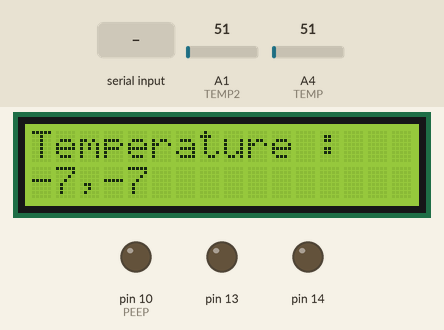
The sketch below on a simulated Arduino Mega 2560, built with avr-gcc and run on an emulated ATmega2560. Shown: 16×2 character LCD, output pins drawn as LEDs (lit = HIGH). Inputs (shaded band) come from the test bench; at power-on: A1 (TEMP2) = 51, A4 (TEMP) = 51.

Above: at 1.2 s.
1.3 s: "1\n" received over the second serial link
At 3.6 s:
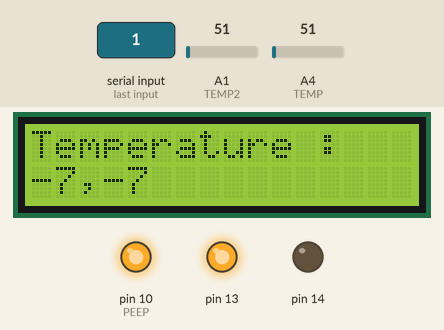
4.1 s: A1 (TEMP2) set to 61
At 5.4 s:
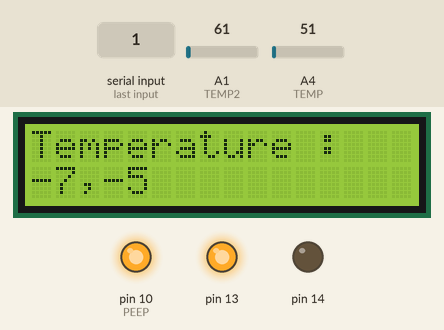
6.3 s: A4 (TEMP) set to 61
At 8.2 s:
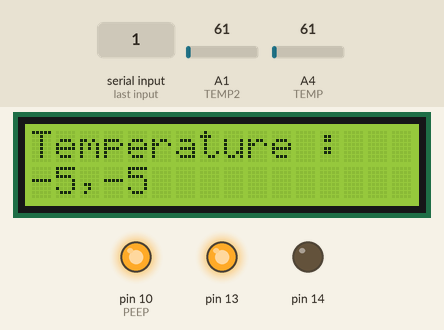
8.5 s: A1 (TEMP2) set to 71
At 10.4 s:
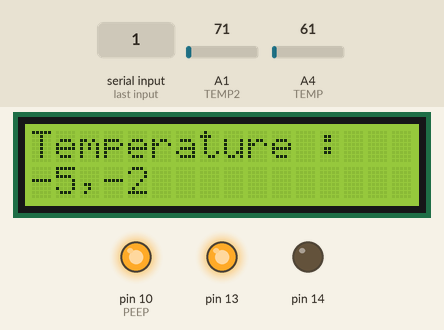
10.7 s: A4 (TEMP) set to 71
At 12.3 s:
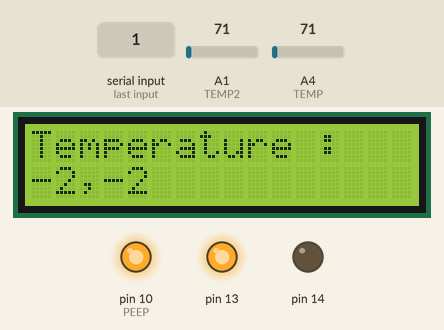
12.9 s: A1 (TEMP2) set to 86
At 14.1 s:
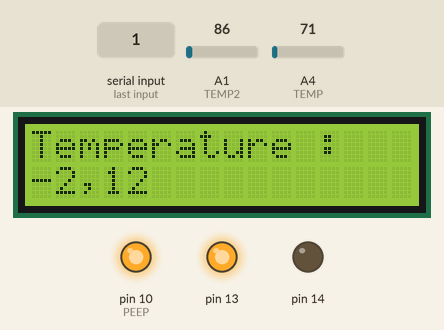
Timing chart, 0 to 15.9 s (numbered marks = the images above; inputs shaded):
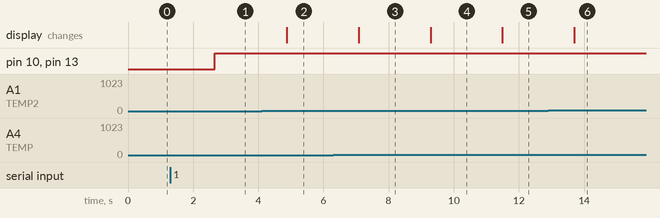

Measured:
- after the input at 1.3 s, pin 10 (PEEP), pin 13: LOW → HIGH after 1.4 s
- after the input at 4.1 s, the display: changes after 0.78 s (image 2)
- after the input at 6.3 s, the display: changes after 0.78 s (image 3)
- after the input at 8.5 s, the display: changes after 0.79 s (image 4)
- after the input at 10.7 s, the display: changes after 0.79 s (image 5)
- after the input at 12.9 s, the display: changes after 0.80 s (image 6)

The sketch:

galileo_board2.ino
```cpp
 //galileo 2
#include <LiquidCrystal.h>
//#include <Servo.h>
#include <pt.h>

#define PT_DELAY(pt, ms, ts) \
  ts = millis(); \
  PT_WAIT_WHILE(pt, millis()-ts < (ms));

//#define LDR A5
#define TEMP A4
#define TEMP2 A1
#define PEEP 10
#define SSR 10
#define MINR 110
#define MAXR 190

//Servo myservo;
struct pt pt_taskReqStr;
struct pt pt_taskSetAir;
struct pt pt_taskLight;
struct pt pt_taskTemp;
struct pt pt_taskSendSerial;

String reqStr = "";
char air1, air2;
int temp, temp2;
LiquidCrystal lcd (8,9,4,5,6,7);

PT_THREAD(taskReqStr(struct pt* pt)) {
  static uint32_t ts;
  PT_BEGIN(pt);
  while (1) {
    reqestSerial();
    PT_DELAY(pt, 600, ts);
  }
  PT_END(pt);
}

PT_THREAD(taskSetAir(struct pt* pt)) {
  static uint32_t ts;
  PT_BEGIN(pt);
  while (1) {
    setAir();
    PT_DELAY(pt, 600, ts);
  }
  PT_END(pt);
}

/*
PT_THREAD(taskLight(struct pt* pt)) {
  static uint32_t ts;
  PT_BEGIN(pt);
  while (1) {
    lightLoop();
    PT_DELAY(pt, 600, ts);
  }
  PT_END(pt);
}
*/

PT_THREAD(taskTemp(struct pt* pt)) {
  static uint32_t ts;
  PT_BEGIN(pt);
  while (1) {
    tempLoop();
    PT_DELAY(pt, 600, ts);
  }
  PT_END(pt);
}

PT_THREAD(taskSendSerial(struct pt* pt)) {
  static uint32_t ts;
  PT_BEGIN(pt);
  while (1) {
    sendSerial();
    PT_DELAY(pt, 600, ts);
  }
  PT_END(pt);
}

void reqestSerial() {
  //Serial.println(Serial1.available());
  if(Serial1.available() > 0) {
    reqStr = Serial1.readStringUntil('\r');
    //Serial.print(reqStr);
    air1 = reqStr[0];
    air2 = reqStr[2];
  }
}

void sendSerial() {
  Serial1.print(String(temp));
  Serial1.print(","+String(temp2));
  Serial1.print('\r');
}

void setAir() {
  // air
  //Serial.println(String(air1) + "," +String(air2));
  if(air1 == '1') {
    digitalWrite(SSR, HIGH);
    digitalWrite(13, HIGH);
  } else {
    digitalWrite(SSR, LOW);
    digitalWrite(13, LOW);
  }
  if(air2 == '1') {
    digitalWrite(14, HIGH);
  } else {
    digitalWrite(14, LOW);
  }
}

/*
int r = MINR;
void openServo() {
  for(; r <= MAXR; r += 5) {
    myservo.write(r);
    delay(50);
  }
}

void closeServo() {
  for(; r >= MINR; r -= 5) {
    myservo.write(r);
    delay(50);
  }
}
*/
/*
void lightLoop() {
  int ldr = analogRead(LDR);
  Serial.println("light: "+ String(ldr));
  if(ldr < 100) {
    closeServo();
  } else {
    openServo();
    //peep();
  }
}
*/
void peep() {
  for(int i = 0; i < 5; ++i) {
    analogWrite(PEEP, 100);
    delay(500);
    analogWrite(PEEP, 0);
    delay(500);
  }
}

void tempLoop() {
  temp = (25*analogRead(TEMP) - 2050)/100;
  temp2 = (25*analogRead(TEMP2) - 2050)/100;
  //Serial.println("Temp: "+ String(temp));
  lcd.setCursor(0, 0);
  lcd.print("Temperature : ");
  lcd.setCursor(0, 1);
  lcd.print(String(temp)+","+String(temp2));
  delay(500);
}

void setup() {
  PT_INIT(&pt_taskLight);
  PT_INIT(&pt_taskTemp);
  PT_INIT(&pt_taskReqStr);
  PT_INIT(&pt_taskSetAir);
  PT_INIT(&pt_taskSendSerial);
  Serial.begin(9600);
  Serial1.begin(115200);
  lcd.begin(16, 2);
  //pinMode(LDR, INPUT);
  pinMode(TEMP, INPUT);
  pinMode(TEMP2, INPUT);

  pinMode(13, OUTPUT);
  pinMode(14, OUTPUT);
  pinMode(PEEP, OUTPUT);
 // myservo.attach(11);
}

void loop() {
  taskReqStr(&pt_taskReqStr);
  taskSetAir(&pt_taskSetAir);
  //taskLight(&pt_taskLight);
  taskTemp(&pt_taskTemp);
  taskSendSerial(&pt_taskSendSerial);
  reqestSerial();
}
```
